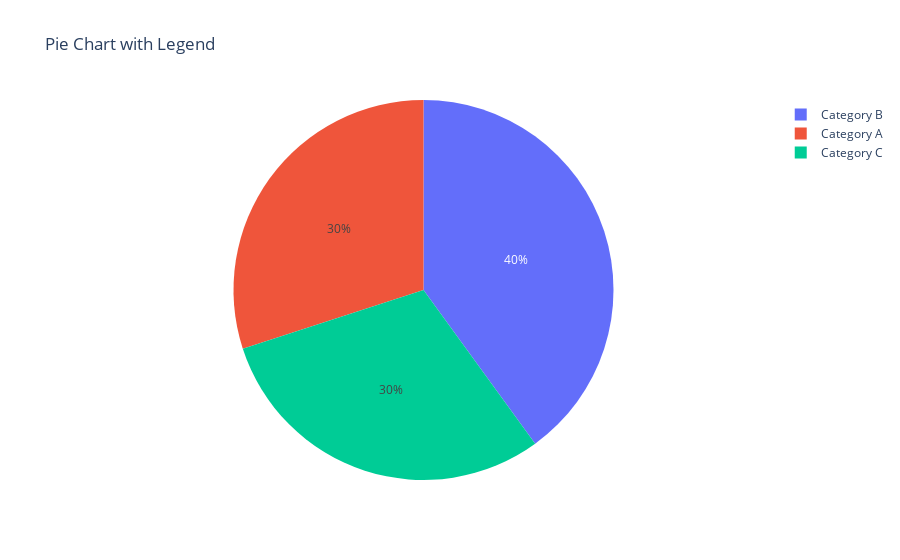

Here is the notebook cell this chart was saved with:
### Markdown cell above
**Pie Chart**

Pie charts are useful for illustrating proportions or percentages. This example uses Plotly.

### Code cell
import plotly.graph_objects as go
import plotly
plotly.offline.init_notebook_mode()
labels = ['Category A', 'Category B', 'Category C']
values = [30, 40, 30]

fig = go.Figure(data=[go.Pie(labels=labels, values=values)])
fig.update_layout(title='Pie Chart with Legend')
fig.show()

### Figure 1 — Plotly figure (JSON) as saved in the notebook; plotly's stock layout.template omitted (floating-point values rounded to 4 significant figures)
{"data": [{"labels": ["Category A", "Category B", "Category C"], "type": "pie", "values": [30, 40, 30]}], "layout": {"title": {"text": "Pie Chart with Legend"}}}
